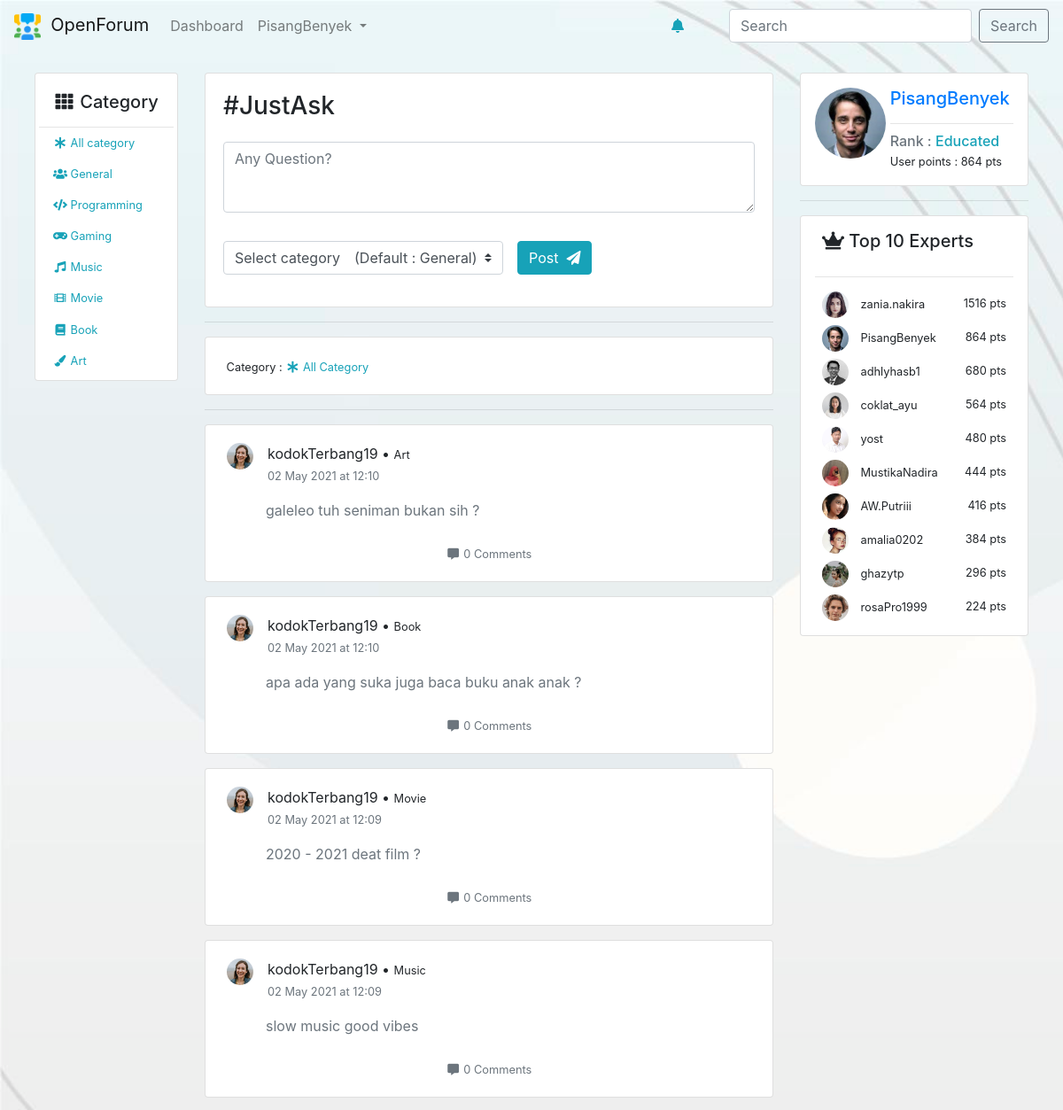
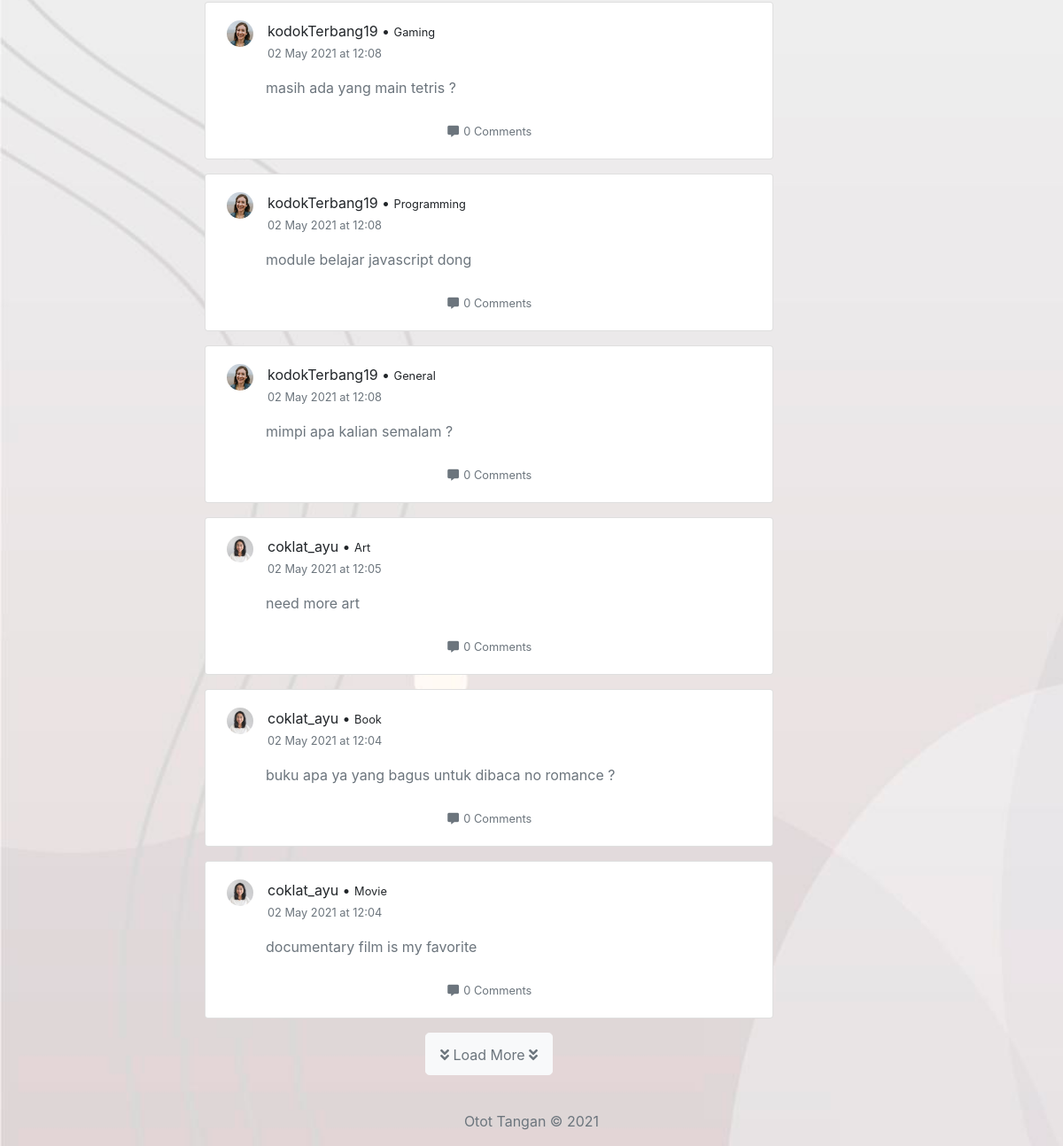
/dashboard (signed in), run on an earlier commit of the app's database (2 pictures, top to bottom).
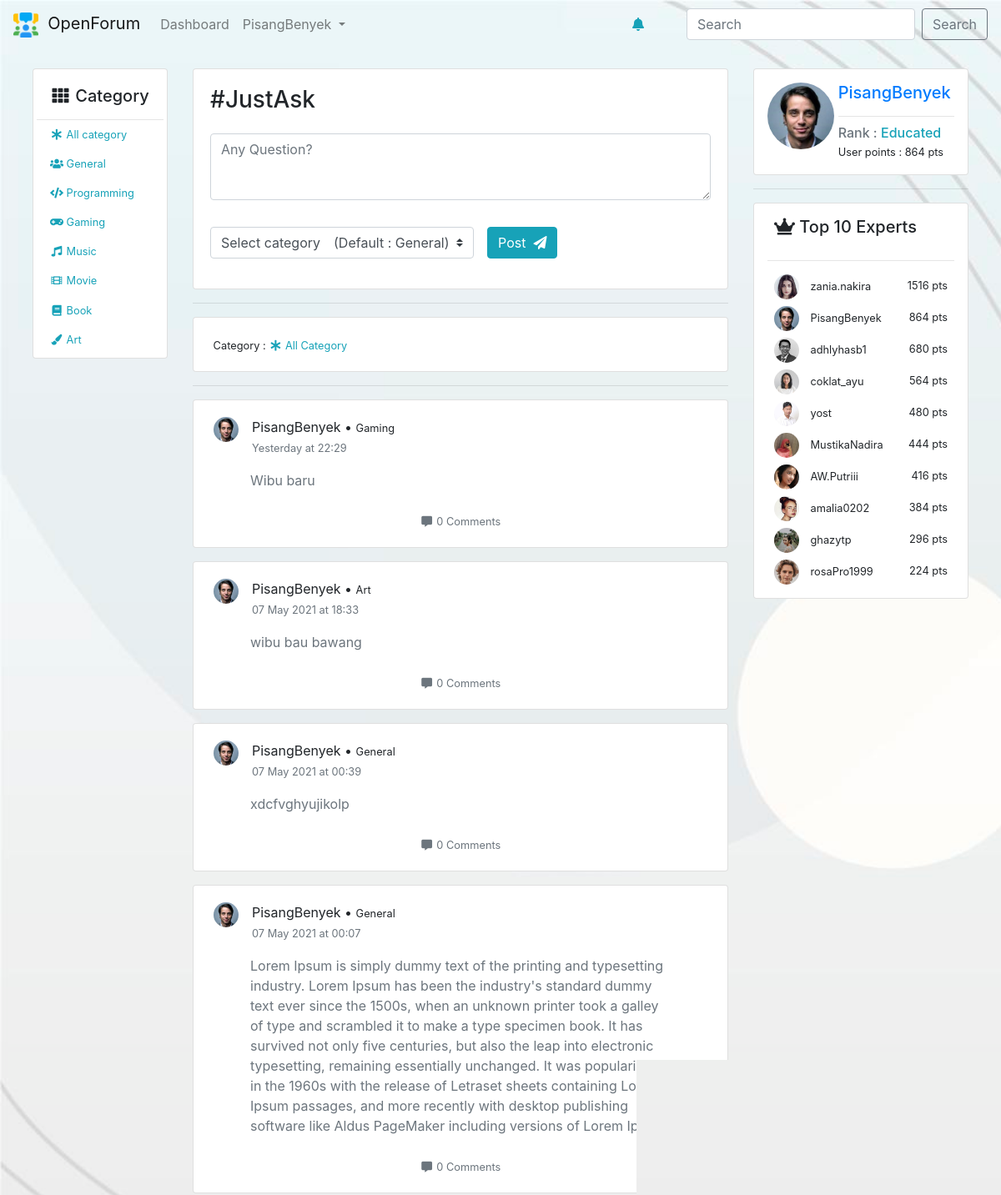
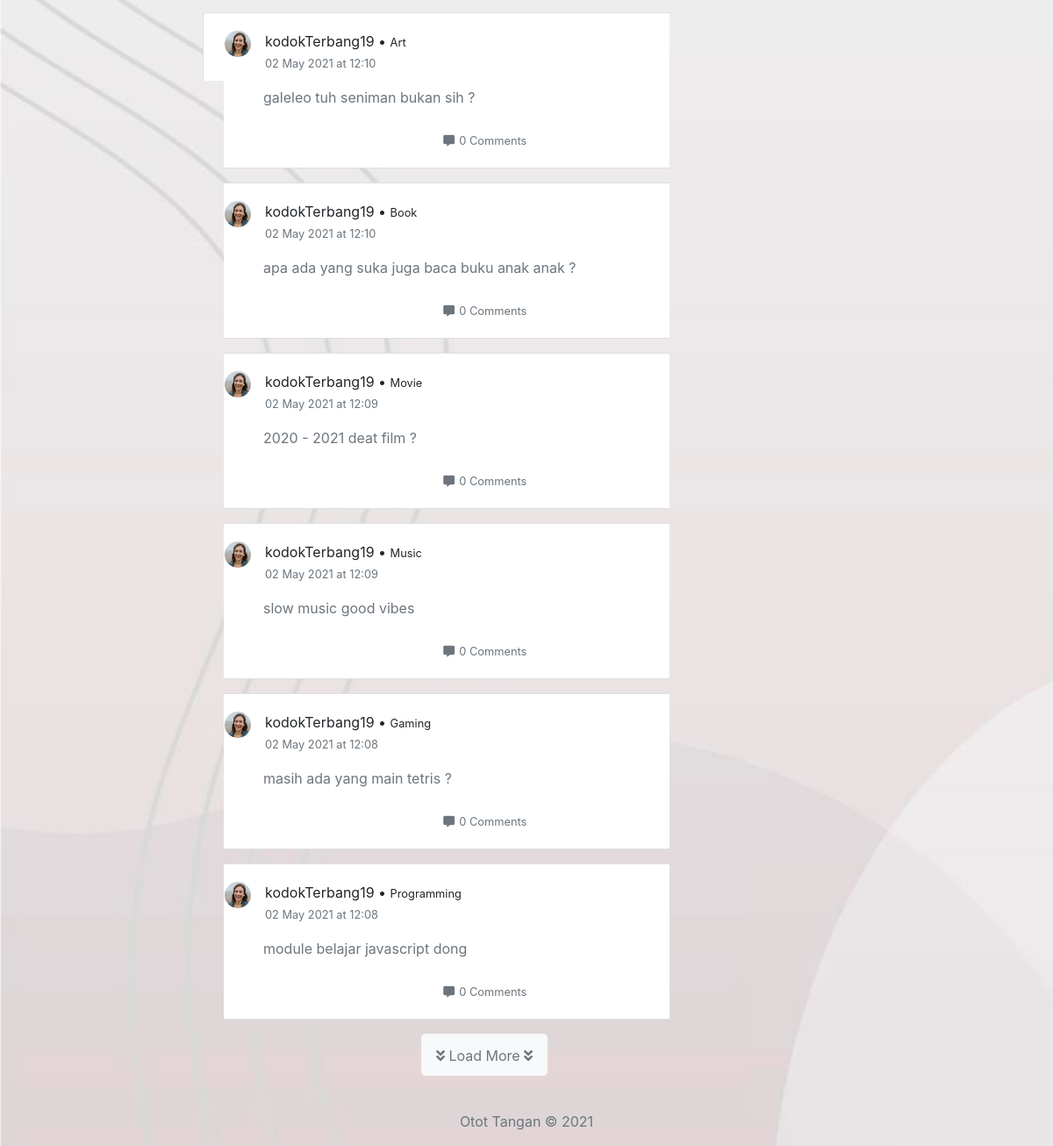
And on a later commit of the database (2 pictures, top to bottom).
### tables this page shows
CREATE TABLE `posts` (
  `id` int(11) NOT NULL,
  `owner` int(11) NOT NULL,
  `content` mediumtext NOT NULL,
  `category` varchar(25) NOT NULL DEFAULT 'General',
  `time_posted` datetime NOT NULL DEFAULT current_timestamp()
);

CREATE TABLE `users` (
  `id` int(11) NOT NULL,
  `fullname` varchar(100) NOT NULL,
  `username` varchar(100) NOT NULL,
  `email` varchar(100) NOT NULL,
  `password` varchar(255) NOT NULL,
  `photo` varchar(100) NOT NULL DEFAULT 'user.png',
  `register_date` date NOT NULL DEFAULT current_timestamp(),
  `rank` enum('Newbie','Helper','Ambitious','Educated','Expert','Professional','Genius') NOT NULL DEFAULT 'Newbie',
  `points` int(11) NOT NULL DEFAULT 0
);

### app/core/Controller.php (called while the page is built, shortened)
<?php
class Controller{
	public function view($view, $data = [])
	{
		require_once '../app/views/' . $view . '.php' ;
	}
	public function model($model)
	{
		return new $model;
	}
}

### app/controllers/Dashboard.php (called while the page is built, shortened)
<?php
class Dashboard extends Controller {
	public function index($category = 'All',$rows = 10)
	{
		$data['rows']=$rows;
		$data['user'] = $this->model('User_model')->getUserData($_SESSION['UserLoggedIn']);
		$data['top10'] = $this->model('User_model')->getTop();
		$data['count'] = count($data['top10']);
		if ($category == 'All') {
			$data['categoryshow']="All Category";
		}else{
			$data['categoryshow']=$category;
		}
		if ($category == 'All') {
			$data['category']="All";
		}else{
			$data['category']=$category;
		}
		$categoryLogo = $this->model('Post_model')->getCategoryLogo($category);
		$data['logo'] = $categoryLogo;
		if ($category == 'All') {
			$data['post'] = $this->model('Post_model')->getAllPost($data['rows']);
			$postCount = $this->model('Post_model')->countAllPost($data['rows']);
			for ($i=0; $i < $postCount ; $i++) {
				$userData = $this->model('User_model')->getUserById($data['post'][$i]['owner']);
				$timeConvert = $this->model('Post_model')->convertTime($data['post'][$i]['time_posted']);
				$commentCount = $this->model('Comment_model')->commentCount($data['post'][$i]['id']);
				$data['post'][$i]['date'] = $timeConvert['date'];
				$data['post'][$i]['hour'] = $timeConvert['hour'];
				$data['post'][$i]['ppowner'] = $userData[0]['photo'];
				$data['post'][$i]['ownername'] = $userData[0]['username'];
				$data['post'][$i]['comments'] = $commentCount;
			}
		}
		$data['ntf'] = $this->model('Notification_model')->notificationLoader($data['user']['id']);
		$data['ntfCount'] = $this->model('Notification_model')->notificationCount($data['user']['id']);
		$data['title'] = "Dashboard";
		$this->view('dashboard/index',$data);
		$this->view('template/right-panel',$data);
	}
}

### app/core/App.php (called while the page is built, shortened)
<?php
class App{
	protected $method = 'index';
	protected $params = [];
	public function __construct()
	{
		$this->controller = new $this->controller;
		call_user_func_array([$this->controller, $this->method], $this->params);
	}
}

### public/index.php (called while the page is built, shortened)
<?php
$app = new App;

### app/core/Database.php (called while the page is built, shortened)
<?php
class Database {
    private $host = DB_HOST;
    private $user = DB_USER;
    private $pass = DB_PASS;
    private $db_name = DB_NAME;
    private $dbh;
    private $stmt;
    public function __construct()
    {
        $dsn = 'mysql:host=' . $this->host . ';dbname=' . $this->db_name;
        $option = [
            PDO::ATTR_PERSISTENT => true,
            PDO::ATTR_ERRMODE => PDO::ERRMODE_EXCEPTION
        ];
        try {
            $this->dbh = new PDO($dsn, $this->user, $this->pass, $option);
        } catch(PDOException $e) {
            die($e->getMessage());
        }
    }
    public function query($query)
    {
        $this->stmt = $this->dbh->prepare($query);
    }
    public function bind($param, $value, $type = null)
    {
        if( is_null($type) ) {
            switch( true ) {
                default :
                    $type = PDO::PARAM_STR;
            }
        }
        $this->stmt->bindValue($param, $value, $type);
    }
    public function execute()
    {
        $this->stmt->execute();
    }
    public function resultSet()
    {
        $this->execute();
        return $this->stmt->fetchAll(PDO::FETCH_ASSOC);
    }
    public function rowCount()
    {
        return $this->stmt->rowCount();
    }
}

### app/models/Post_model.php (called while the page is built, shortened)
<?php
class Post_model
{
	public function __construct()
	{
        $this->db = new Database;
	}
	public function getCategoryLogo($data)
	{
		switch ($data) {
			case 'All':
				return 'fas fa-asterisk';
				break;
		}
	}
	public function getAllPost($rows)
	{
		$this->db->query('SELECT * FROM posts ORDER BY id DESC LIMIT '.$rows);
		$this->db->execute();
		$result = $this->db->resultSet();
		return $result;
	}
	public function countAllPost($rows)
	{
		$this->db->query('SELECT * FROM posts LIMIT '.$rows);
		$this->db->execute();
		$total  = $this->db->rowCount();
		return $total;
	}
	public function convertTime($datetime)
	{
			$chattime = $datetime;
            $stringtime = strtotime($chattime);
            $hour = date('H:i', $stringtime);
            $today = new DateTime();
            $today->setTime( 0, 0, 0 );
            $match_date = DateTime::createFromFormat( "Y-m-d H:i:s", $chattime );
            $match_date->setTime( 0, 0, 0 );
            $diff = $today->diff( $match_date );
            $diffDays = (integer)$diff->format( "%R%a" );
            switch( $diffDays ) {
                case -1:
                    $theDate =  "Yesterday";
                    break;
                default:
                    $theDate =  date('d M Y', $stringtime);
            }
            $time['date']=$theDate;
            $time['hour']=$hour;
            return $time;
	}
}

### app/models/User_model.php (called while the page is built, shortened)
<?php
class User_model {
    private $db;
    public function __construct()
    {
        $this->db = new Database;
    }
    public function getUserData($data)
    {
        $username = $_SESSION['UserLoggedIn'];
        $this->db->query('SELECT * FROM users WHERE username=:username');
        $this->db->bind('username',$username);
        return $this->db->single();
    }
    public function getTop()
    {
        $this->db->query('SELECT * FROM users ORDER BY points DESC LIMIT 10 ');
        return $this->db->resultSet();
    }
    public function getUserById($id)
    {
        $this->db->query('SELECT * FROM users WHERE id=:id');
        $this->db->bind('id',$id);
        return $this->db->resultSet();
    }
}

### app/models/Comment_model.php (called while the page is built, shortened)
<?php
class Comment_model
{
	public function __construct()
	{
        $this->db = new Database;
	}
	public function commentCount($postId)
	{
		$this->db->query('SELECT * FROM comments WHERE post_id =:postId');
		$this->db->bind('postId' , $postId);
		$this->db->execute();
		return $this->db->rowCount();
	}
}

### app/views/dashboard/index.php (the view, shortened to what the changed rows need)
<div class="col-md-7">
	<?php foreach ($data['post'] as $post): ?>
	<div class="card mb-3">
		<div class="card-body">
			<div>
				<div class="row mx-1">
					<img src="<?=ROOTURL ?>/public/assets/img/profile-img/<?=$post['ppowner'] ?>" height="30px" width="30px" class="rounded-circle">&emsp;
					<div>
						<span class="mb-0 pb-0"><?=$post['ownername'];?> &bull; <small><?= $post['category']  ?></small></span><br>
						<small class="text-muted mt-0"><?=$post['date'].' at '.$post['hour'] ?></small>
					</div>
				</div>
				<div class="mx-5 mt-3">
					<a href="<?=ROOTURL ?>/post/<?=$post['id'] ?>" class="card-text deco-none">
						<p class="text-muted"><?= $post['content']?></p>
					</a>
				</div>
				<div class="d-flex justify-content-center mt-4">
					<div class="text-center">
						<a href="<?=ROOTURL ?>/post/<?=$post['id'] ?>" class="deco-none text-secondary">
							<small><i class="fas fa-comment-alt fa-fw"></i> <?= $post['comments'] ?> Comments</small>
						</a>
					</div>
				</div>
			</div>
		</div>
	</div>
	<?php endforeach ?>
</div>

### app/views/template/right-panel.php (shortened to what the changed rows need)
	<div class="col-md-3">
		<div class="card p-3">
			<div class="row">
				<div class="col-md-4">
					<img class="rounded-circle" src="<?= ROOTURL ?>/public/assets/img/profile-img/<?=$data['user']['photo']?>" width="80px" height="80px">
				</div>
				<div class="col-md-8">
					<h5 class="text-primary"><?= $_SESSION['UserLoggedIn']?></h5><hr>
					<h6 class="card-subtitle text-muted">Rank : <span class="text-info"><?=$data['user']['rank']?></span></h6>
					<small>User points : <?=$data['user']['points']?> pts</small>
				</div>
			</div>
		</div>
		<div class="card px-3 py-2">
			<?php for ($i=0; $i < $data['count'] ; $i++) { ?>
				<div class="d-flex justify-content-between mx-2 mb-2">
					<div>
						<img class="rounded-circle" src="<?= ROOTURL ?>/public/assets/img/profile-img/<?=$data['top10'][$i]['photo']?>" width="30px" height="30px">
						&nbsp; <small><?=$data['top10'][$i]['username']?></small>
					</div>
					<div>
						<small><?=$data['top10'][$i]['points']?> pts</small>
					</div>
				</div>
			<?php } ?>
		</div>
	</div>
</div>

What changed in the data, as far as the page shows it:
no longer on this page (row unchanged): posts: ownername "kodokTerbang19", category "General", date "02 May 2021", hour "12:08", content "mimpi apa kalian semalam ?", comments "0"
no longer on this page (row unchanged): posts: ownername "coklat_ayu", category "Art", date "02 May 2021", hour "12:05", content "need more art", comments "0"
no longer on this page (row unchanged): posts: ownername "coklat_ayu", category "Book", date "02 May 2021", hour "12:04", content "buku apa ya yang bagus untuk dibaca no romance ?", comments "0"
no longer on this page (row unchanged): posts: ownername "coklat_ayu", category "Movie", date "02 May 2021", hour "12:04", content "documentary film is my favorite", comments "0"
added posts: ownername "PisangBenyek", category "Gaming", date "Yesterday", hour "22:29", content "Wibu baru", comments "0"
added posts: ownername "PisangBenyek", category "Art", date "07 May 2021", hour "18:33", content "wibu bau bawang", comments "0"
added posts: ownername "PisangBenyek", category "General", date "07 May 2021", hour "00:39", content "xdcfvghyujikolp", comments "0"
added posts: ownername "PisangBenyek", category "General", date "07 May 2021", hour "00:07", content "Lorem Ipsum is simply dummy text of the printing and typesetting industry. Lorem Ipsum has been the industry's standard dummy text ever since the 1500s, when an unknown printer took a galley of type and scrambled it to make a type specimen book. It has survived not only five centuries, but also the leap into electronic typesetting, remaining essentially unchanged. It was popularised in the 1960s with the release of Letraset sheets containing Lorem Ipsum passages, and more recently with desktop publishing software like Aldus PageMaker including versions of Lorem Ipsum.", comments "0"
